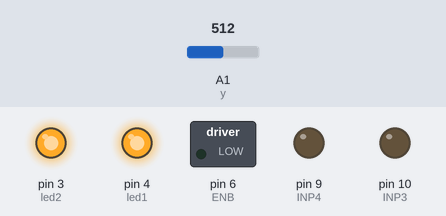
The sketch below on a simulated Arduino Uno, built with avr-gcc and run on an emulated ATmega328P. On the bench: switched loads named in the sketch (green lamp = pin HIGH), output pins drawn as LEDs (lit = HIGH). The test bench sets the inputs (shaded band); at power-on: A1 (y) = 512. What the sketch prints to the serial monitor is not drawn.

Above: at 3.3 s.
3.4 s: A1 (y) set to 689
8.6 s: A1 (y) set to 712
At 13.4 s:
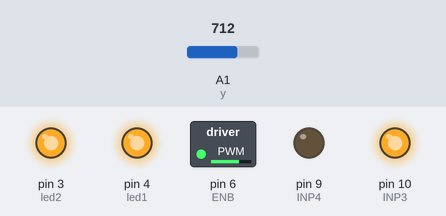
13.8 s: A1 (y) set to 900
At 18.6 s:
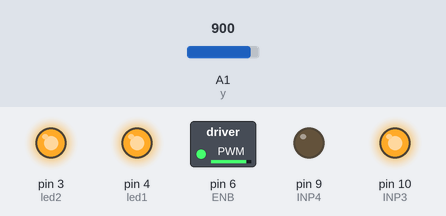
19.0 s: A1 (y) set to 240
At 23.8 s:
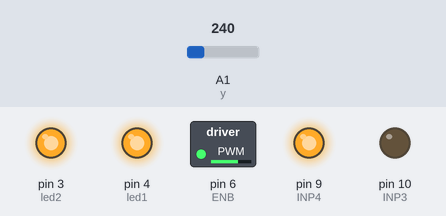
24.2 s: A1 (y) set to 122
At 32.2 s:
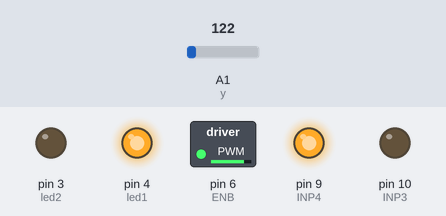
Timing chart, 0 to 34.8 s (numbered marks = the images above; inputs shaded):
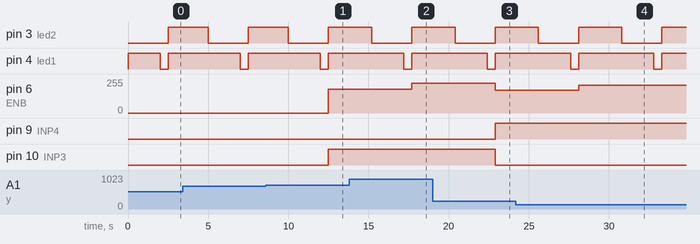

Measured:
- the behaviour switches between 700 and 701 on A1 (y) (found by bisection; images 0 and 1)
- after the input at 8.6 s, pin 6 (ENB): 0/255 → 178/255 after 3.9 s; pin 10 (INP3): LOW → HIGH after 3.9 s
- after the input at 13.8 s, pin 6 (ENB): 178/255 → 225/255 after 3.9 s
- after the input at 19.0 s, pin 6 (ENB): 225/255 → 170/255 after 3.9 s; pin 9 (INP4): LOW → HIGH after 3.9 s; pin 10 (INP3): HIGH → LOW after 3.9 s
- after the input at 24.2 s, pin 6 (ENB): 170/255 → 210/255 after 3.9 s
- by itself, pin 3 (led2): alternates HIGH for 2.7 s and LOW for 2.5 s
- by itself, pin 4 (led1): alternates HIGH for 4.7 s and LOW for 0.50 s

The sketch:

motor_control.ino
```cpp
int led1=4;
int led2=3;
int led3=2;
int INP3=10;
int INP4=9;
int ENB=6;
int x=0;
int y=1;
int SW_pin=2;
void setup() {
  // put your setup code here, to run once:
  pinMode(led1,OUTPUT);
  pinMode(led2,OUTPUT);
  pinMode(led3,OUTPUT);
  pinMode(INP3,OUTPUT);
  pinMode(INP4,OUTPUT);
  pinMode(SW_pin,INPUT);
  pinMode(ENB,OUTPUT);
  digitalWrite(SW_pin,HIGH);
  Serial.begin(115200);
}

void loop() {
  // put your main code here, to run repeatedly:
      digitalWrite(led3,HIGH);
      digitalWrite(led1,HIGH);
       digitalWrite(led2,LOW);

      delay(2000);
       digitalWrite(led1,LOW);
       digitalWrite(led3,LOW);
      digitalWrite(led2,LOW);
      delay(500);
        digitalWrite(led3,LOW);
      digitalWrite(led2,HIGH);
      digitalWrite(led1,HIGH);
      motor_control();
      delay(2500);

}
void motor_control(){
  if(digitalRead(led2)==1){
    Serial.print(analogRead(y));
   if(analogRead(y)>700){


        digitalWrite(INP3,HIGH);
        digitalWrite(INP4,LOW);
        analogWrite(ENB,analogRead(y)/4);
       delay(200);
      }
      if(analogRead(y)<250){

        digitalWrite(INP3,LOW);
        digitalWrite(INP4,HIGH);

    analogWrite(ENB,250-(analogRead(y)/3));
      delay(200);
      }
    }
     else  digitalWrite(ENB,LOW);
}
```
